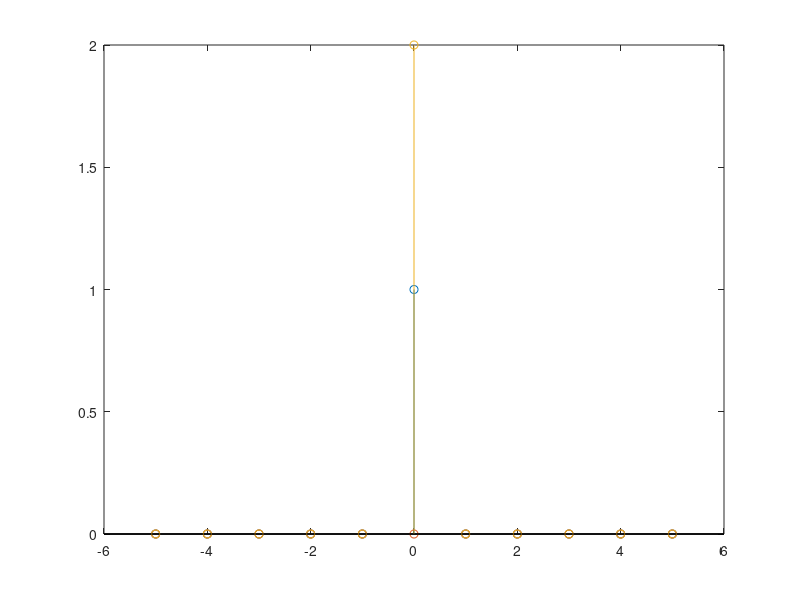

This figure's MATLAB source:
clc;
clear;
X1=[-5:1:5];
X2=[-5:1:5];
x1=[zeros(1,5) 1 zeros(1,5)];
x2=[zeros(1,5) 2 zeros(1,5)];
y1=sin((pi/2)*x1);
y2=sin((pi/2)*x2);
y3=2*y1;
grid on;
stem(X1,y1);
hold on;
stem(X1,y2);
stem(X1,y3);